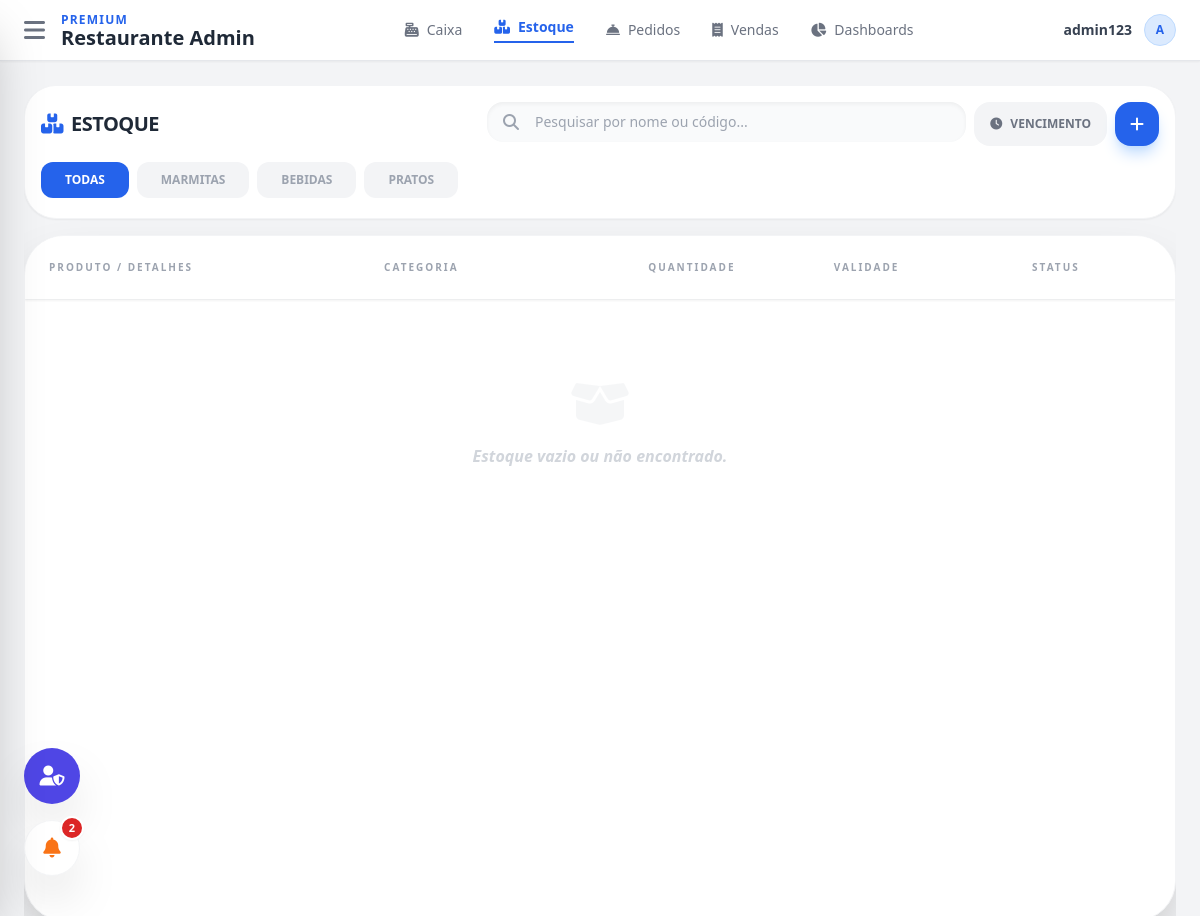
Screenshot of /estoque/ (signed in) with the database file from the repository.
### core/models.py (models this page shows, shortened)
class Prime(models.Model):
    ativo = models.BooleanField(default=True)
    criacao = models.DateTimeField(auto_now_add=True, null=True)
    atualizado = models.DateTimeField(auto_now=True, null=True)
    class Meta:
        abstract = True

class CategoriaProdutos(Prime):
    imagem_categoria = models.ImageField(upload_to='imagens_categorias/')
    nome_categoria = models.CharField(max_length=150)
    class Meta:
        verbose_name = "Categoria de Produto"
        verbose_name_plural = "Categorias de Produto"

### core/views.py (the view)
# urls.py: path('estoque/', EstoqueView.as_view(), name='estoque'),
class EstoqueView(LoginRequiredMixin, View):
    login_url = "login"
    def get(self, request):
        estoque = EstoqueProdutos.objects.select_related(
            'produtos',
            'produtos__categoria'
        ).all()
        categorias = CategoriaProdutos.objects.all()
        return render(request, 'estoque.html', {
            'estoque': estoque,
            'categorias': categorias
        })

### core/context_processors.py (called while the page is built)
def global_context(request):
    count = Pedidos.objects.filter(total__gt=0).count() # Ajuste seu filtro aqui
    return {
        'pedidos_pendentes_count': count
    }

### core/templates/estoque.html (shortened to what this page needs)
{% extends 'base.html' %}
{% block content %}
<div class="flex flex-col h-[calc(100vh-80px)] gap-4 overflow-hidden relative">
    <div class="bg-white p-4 rounded-[2rem] shadow-sm border border-gray-100">
        <div class="flex flex-col md:flex-row md:items-center justify-between gap-4 mb-4">
            <h1 class="text-xl font-black text-gray-800 uppercase tracking-tight flex items-center gap-2">
                <i class="fas fa-boxes text-blue-600"></i> Estoque
            </h1>
            <div class="flex flex-1 max-w-2xl gap-2">
                <div class="relative flex-1">
                    <i class="fas fa-search absolute left-4 top-3 text-gray-400"></i>
                    <input id="searchUnificado" type="text" placeholder="Pesquisar por nome ou código..."
                        class="pl-12 w-full bg-gray-50 border-none rounded-2xl py-2.5 text-sm focus:ring-2 focus:ring-blue-500 shadow-inner"
                        onkeyup="aplicarFiltros()">
                </div>
                <button onclick="toggleVencimento(this)"
                    class="vencimento-btn bg-gray-100 text-gray-500 px-4 rounded-2xl hover:bg-amber-100 hover:text-amber-600 transition-all flex items-center gap-2 text-xs font-bold uppercase">
                    <i class="fas fa-clock"></i> <span class="hidden md:inline">Vencimento</span>
                </button>
                <button onclick="abrirModalEstoque()"
                    class="bg-blue-600 text-white w-11 h-11 flex items-center justify-center rounded-2xl hover:bg-blue-700 shadow-lg shadow-blue-200 transition-all active:scale-95">
                    <i class="fas fa-plus"></i>
                </button>
            </div>
        </div>
        <div class="flex gap-2 overflow-x-auto pb-1 no-scrollbar">
            <button onclick="filterCategoria('all', this)"
                class="categoria-btn active px-6 py-2.5 rounded-xl text-xs font-black whitespace-nowrap transition-all">
                TODAS
            </button>
            {% for categoria in categorias %}
            <button onclick="filterCategoria('{{ categoria.id }}', this)"
                class="categoria-btn bg-gray-100 text-gray-400 px-6 py-2.5 rounded-xl text-xs font-black whitespace-nowrap hover:bg-gray-200 transition-all">
                {{ categoria.nome_categoria|upper }}
            </button>
            {% endfor %}
        </div>
    </div>
    <div class="flex-1 bg-white rounded-[2.5rem] shadow-2xl border border-gray-100 overflow-hidden flex flex-col">
        <div class="overflow-y-auto flex-1 custom-scrollbar">
            <table class="w-full text-left border-collapse">
                <thead class="sticky top-0 bg-white z-10 shadow-sm">
                    <tr class="text-[10px] font-black text-gray-400 uppercase tracking-[0.2em] border-b border-gray-50">
                        <th class="p-6">Produto / Detalhes</th>
                        <th class="p-6">Categoria</th>
                        <th class="p-6 text-center">Quantidade</th>
                        <th class="p-6">Validade</th>
                        <th class="p-6">Status</th>
                    </tr>
                </thead>
                <tbody id="estoqueTable">
                    {% for item in estoque %}
                    <tr class="estoque-item border-b border-gray-50 hover:bg-blue-50/30 transition-colors group"
                        data-name="{{ item.produtos.nome_produto|lower }}"
                        data-code="{{ item.produtos.codigo }}"
                        data-categoria="{{ item.produtos.categoria.id }}"
                        data-validade="{{ item.data_validade|date:'Y-m-d' }}">
                        <td class="p-6">
                            <div class="flex items-center gap-4">
                                <div class="w-10 h-10 rounded-xl bg-gray-100 flex items-center justify-center font-mono text-[10px] font-bold text-gray-400 group-hover:bg-blue-100 group-hover:text-blue-600 transition-colors">
                                    #{{ item.produtos.codigo }}
                                </div>
                                <div class="flex flex-col">
                                    <span class="font-bold text-gray-800 group-hover:text-blue-600 transition-colors">{{ item.produtos.nome_produto }}</span>
                                    <span class="text-[10px] text-gray-400 font-mono uppercase">Lote: {{ item.lote }} | Fornec: R$ {{ item.preco_fornecedor }}</span>
                                </div>
                            </div>
                        </td>
                        <td class="p-6 text-xs font-bold text-gray-500 uppercase">
                            {{ item.produtos.categoria.nome_categoria }}
                        </td>
                        <td class="p-6 text-center">
                            <span class="{% if item.quantidade < 5 %}text-red-500 animate-pulse{% else %}text-blue-600{% endif %} font-black text-lg">
                                {{ item.quantidade }}
                            </span>
                        </td>
                        <td class="p-6">
                            <span class="text-xs font-bold text-gray-700 font-mono">
                                {{ item.data_validade|date:"d/m/Y" }}
                            </span>
                        </td>
                        <td class="p-6">
                            <div id="status-{{ forloop.counter }}" class="text-[9px] font-black uppercase px-3 py-1 rounded-full w-fit">
                                ...
                            </div>
                        </td>
                    </tr>
                    {% empty %}
                    <tr>
                        <td colspan="5" class="p-20 text-center text-gray-300">
                            <i class="fas fa-box-open text-5xl mb-4 opacity-20"></i>
                            <p class="italic font-bold">Estoque vazio ou não encontrado.</p>
                        </td>
                    </tr>
                    {% endfor %}
                </tbody>
            </table>
        </div>
    </div>
</div>
{% endblock %}

### core/templates/base.html (shortened to what this page needs)
<!DOCTYPE html>
<html lang="pt-br">
<head>
    <script src="https://cdn.tailwindcss.com"></script>
    <link rel="stylesheet" href="https://cdnjs.cloudflare.com/ajax/libs/font-awesome/6.4.0/css/all.min.css">
</head>
<body class="bg-gray-100 font-sans" hx-boost="true">
<div class="fixed left-6 bottom-10 flex flex-col gap-4 z-50">
    {% if user.is_staff %}
    <div class="relative group">
        <a href="/admin"
           target="_blank"
           class="flex items-center justify-center w-14 h-14 bg-indigo-600 text-white rounded-full shadow-2xl hover:bg-indigo-700 hover:scale-110 transition-all duration-300">
            <i class="fas fa-user-shield text-xl"></i>
        </a>
    </div>
    {% endif %}
    <div class="relative group">
        <a href="{% url 'pedidos' %}"
           class="flex items-center justify-center w-14 h-14 bg-white text-orange-500 rounded-full shadow-2xl hover:bg-orange-50 hover:scale-110 transition-all duration-300 border border-gray-100 {% if pedidos_pendentes_count > 0 %}pulse-notify{% endif %}">
            <i class="fas fa-bell text-xl"></i>
        </a>
        {% if pedidos_pendentes_count > 0 %}
        <span class="absolute -top-1 -right-1 flex h-6 w-6 items-center justify-center rounded-full bg-red-600 text-white text-[11px] font-black border-2 border-white shadow-sm">
            {{ pedidos_pendentes_count }}
        </span>
        {% endif %}
    </div>
</div>
<header class="bg-white shadow-sm border-b sticky top-0 z-40">
    <div class="flex items-center justify-between px-6 py-3">
        <div class="flex items-center gap-4">
            <button onclick="toggleMenu()" class="text-gray-500 hover:text-gray-800 text-2xl transition-colors">
                <i class="fas fa-bars"></i>
            </button>
            <div class="flex flex-col">
                <span class="text-xs font-bold text-blue-600 uppercase tracking-widest">Premium</span>
                <h1 class="text-xl font-black text-gray-800 leading-none">Restaurante Admin</h1>
            </div>
        </div>
       <div class="hidden md:flex items-center gap-8 text-sm font-medium text-gray-500">
        {% with url_name=request.resolver_match.url_name %}
            <a href="{% url 'caixa' %}"
               class="flex items-center gap-2 transition-all {% if url_name == 'caixa' %}text-blue-600 font-black border-b-2 border-blue-600 pb-1{% else %}hover:text-blue-600{% endif %}">
                <i class="fas fa-cash-register"></i> Caixa
            </a>
            <a href="{% url 'estoque' %}"
               class="flex items-center gap-2 transition-all {% if url_name == 'estoque' %}text-blue-600 font-black border-b-2 border-blue-600 pb-1{% else %}hover:text-blue-600{% endif %}">
                <i class="fas fa-boxes"></i> Estoque
            </a>
            <a href="{% url 'pedidos' %}"
               class="flex items-center gap-2 transition-all {% if url_name == 'pedidos' %}text-blue-600 font-black border-b-2 border-blue-600 pb-1{% else %}hover:text-blue-600{% endif %}">
                <i class="fas fa-concierge-bell"></i> Pedidos
            </a>
            {% if user.is_staff %}
            <a href="{% url 'vendas' %}"
               class="flex items-center gap-2 transition-all {% if url_name == 'vendas' %}text-blue-600 font-black border-b-2 border-blue-600 pb-1{% else %}hover:text-blue-600{% endif %}">
                <i class="fas fa-receipt"></i> Vendas
            </a>
            <a href="{% url 'dashboards' %}"
               class="flex items-center gap-2 transition-all {% if url_name == 'dashboards' %}text-blue-600 font-black border-b-2 border-blue-600 pb-1{% else %}hover:text-blue-600{% endif %}">
                <i class="fas fa-chart-pie"></i> Dashboards
            </a>
            {% endif %}
        {% endwith %}
    </div>
        <div class="flex items-center gap-3">
            <span class="text-sm font-semibold text-gray-700">{{ user.username }}</span>
            <div class="w-8 h-8 bg-blue-100 text-blue-600 rounded-full flex items-center justify-center font-bold text-xs border border-blue-200">
                {{ user.username|slice:":1"|upper }}
            </div>
        </div>
    </div>
</header>
<main id="conteudo" class="p-6 transition-all">
    {% block content %}{% endblock %}
</main>
</body>
</html>

### core/templates/base.html (style rules this page uses)
.pulse-notify { animation: pulse-red 2s infinite; }

### core/templates/estoque.html (style rules this page uses)
.categoria-btn.active { background: #2563eb; color: white; shadow: 0 4px 12px rgba(37, 99, 235, 0.3); }

### rows the page displays
CategoriaProdutos: nome_categoria "MARMITAS"
CategoriaProdutos: nome_categoria "BEBIDAS"
CategoriaProdutos: nome_categoria "PRATOS"

### other values shown
{{ pedidos_pendentes_count }} "2"
{{ user.username }} "admin123"
{{ user.username|slice:":1"|upper }} "A"
